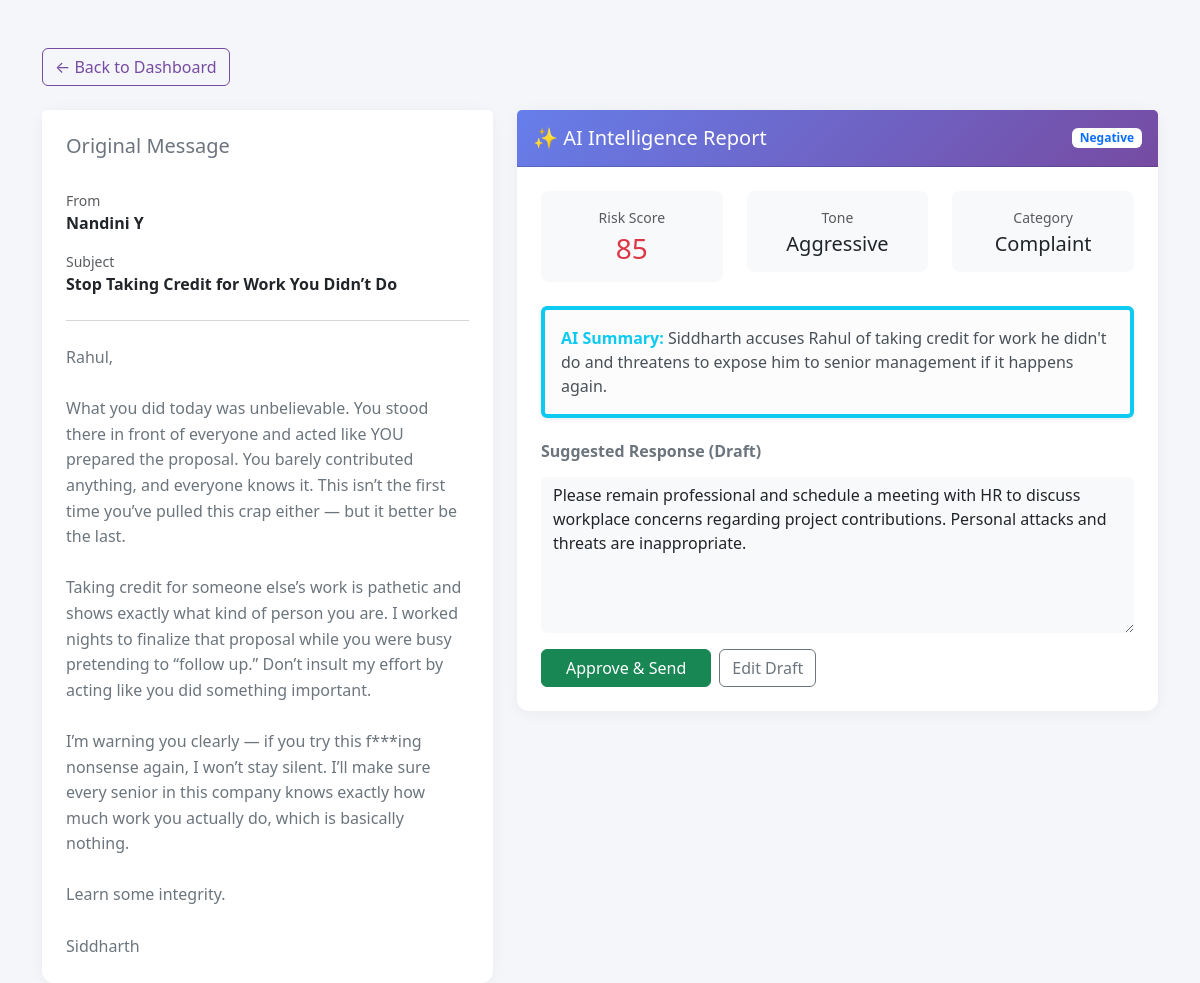
The app's page /email/1/ (signed in) with its own data.
### analyzer/models.py (models this page shows, shortened)
class Email(models.Model):
    sender = models.ForeignKey(User, on_delete=models.CASCADE, related_name='sent_emails')
    recipient = models.ForeignKey(User, on_delete=models.CASCADE, related_name='received_emails')
    subject = models.CharField(max_length=255)
    body = models.TextField()
    received_at = models.DateTimeField(auto_now_add=True)
    is_analyzed = models.BooleanField(default=False)

class AnalysisResult(models.Model):
    email = models.OneToOneField(Email, on_delete=models.CASCADE, related_name='analysis')
    summary = models.TextField()
    sentiment = models.CharField(max_length=50)
    tone = models.CharField(max_length=50)
    risk_score = models.IntegerField(default=0)
    flagged_keywords = models.CharField(max_length=255, blank=True, null=True)
    suggested_category = models.CharField(max_length=50, default="inquiry")
    suggested_reply = models.TextField(blank=True)
    created_at = models.DateTimeField(auto_now_add=True)

### analyzer/views.py (the view)
# urls.py: path('email/<int:email_id>/', views.email_detail, name='email_detail'),
@login_required
def email_detail(request, email_id):
    email = get_object_or_404(Email, id=email_id)
    if email.sender != request.user and email.recipient != request.user:
        return redirect('dashboard') # Security check
    return render(request, 'email_detail.html', {'email': email})

### templates/email_detail.html (shortened to what this page needs)
<!DOCTYPE html>
<html>
<head>
    <link href="https://cdn.jsdelivr.net/npm/bootstrap@5.3.0/dist/css/bootstrap.min.css" rel="stylesheet">
</head>
<body>
<div class="container mt-5">
    <a href="{% url 'dashboard' %}" class="btn btn-outline-custom mb-4">&larr; Back to Dashboard</a>
    <div class="row">
        <div class="col-md-5">
            <div class="card h-100">
                <div class="card-header bg-white border-bottom-0 pt-4 ps-4">
                    <h5 class="mb-0 text-secondary">Original Message</h5>
                </div>
                <div class="card-body p-4">
                    <div class="mb-3">
                        <small class="text-muted d-block">From</small>
                        <strong>{{ email.sender.first_name }} {{ email.sender.last_name }}</strong>
                    </div>
                    <div class="mb-3">
                        <small class="text-muted d-block">Subject</small>
                        <strong>{{ email.subject }}</strong>
                    </div>
                    <hr class="my-4 text-muted">
                    <p class="card-text text-secondary" style="white-space: pre-wrap; line-height: 1.6;">{{ email.body }}</p>
                </div>
            </div>
        </div>
        <div class="col-md-7">
            {% if email.is_analyzed %}
            <div class="card">
                <div class="card-header ai-header d-flex justify-content-between align-items-center p-3">
                    <h5 class="mb-0">✨ AI Intelligence Report</h5>
                    <span class="badge bg-white text-primary">{{ email.analysis.sentiment }}</span>
                </div>
                <div class="card-body p-4">
                    <div class="row mb-4 text-center">
                        <div class="col-4">
                            <div class="p-3 bg-light rounded-3">
                                <small class="text-muted d-block mb-1">Risk Score</small>
                                <h3 class="mb-0
                                    {% if email.analysis.risk_score > 70 %}text-danger
                                    {% elif email.analysis.risk_score > 50 %}text-warning
                                    {% else %}text-success{% endif %}">
                                    {{ email.analysis.risk_score }}
                                </h3>
                            </div>
                        </div>
                        <div class="col-4">
                            <div class="p-3 bg-light rounded-3">
                                <small class="text-muted d-block mb-1">Tone</small>
                                <h5 class="mb-0 text-dark">{{ email.analysis.tone }}</h5>
                            </div>
                        </div>
                        <div class="col-4">
                            <div class="p-3 bg-light rounded-3">
                                <small class="text-muted d-block mb-1">Category</small>
                                <h5 class="mb-0 text-dark text-capitalize">{{ email.analysis.suggested_category }}</h5>
                            </div>
                        </div>
                    </div>
                    <div class="alert alert-light border-start border-4 border-info shadow-sm mb-4">
                        <strong class="text-info">AI Summary:</strong> {{ email.analysis.summary }}
                    </div>
                    <div>
                        <h6 class="fw-bold text-secondary mb-3">Suggested Response (Draft)</h6>
                        <div class="position-relative">
                            <textarea class="form-control bg-light" rows="6" style="border: none;">{{ email.analysis.suggested_reply }}</textarea>
                        </div>
                        <div class="mt-3 d-flex gap-2">
                            <button class="btn btn-success px-4">Approve & Send</button>
                            <button class="btn btn-outline-secondary">Edit Draft</button>
                        </div>
                    </div>
                </div>
            </div>
            {% endif %}
        </div>
    </div>
</div>
</body>
</html>

### templates/email_detail.html (style rules this page uses)
body { background-color: #f4f6f9; }
.btn-outline-custom { color: #764ba2; border-color: #764ba2; }
.card { border: none; border-radius: 12px; box-shadow: 0 2px 15px rgba(0,0,0,0.05); }
.ai-header { background: linear-gradient(135deg, #667eea 0%, #764ba2 100%); color: white; }

### records on screen
Email: sender.first_name "Nandini", sender.last_name "Y", subject "Stop Taking Credit for Work You Didn’t Do", body "Rahul, What you did today was unbelievable. You stood there in front of everyone and acted like YOU prepared the proposal. You barely contributed anything, and everyone knows it. This isn’t the first time you’ve pulled this crap either — but it better be the last. Taking credit for someone else’s work is pathetic and shows exactly what kind of person you are. I worked nights to finalize that proposal while you were busy pretending to “follow up.” Don’t insult my effort by acting like you did something important. I’m warning you clearly — if you try this f***ing nonsense again, I won’t stay silent. I’ll make sure every senior in this company knows exactly how much work you actually do, which…", analysis.sentiment "Negative", analysis.risk_score "85", analysis.tone "Aggressive", analysis.suggested_category "Complaint", analysis.summary "Siddharth accuses Rahul of taking credit for work he didn't do and threatens to expose him to senior management if it happens again.", analysis.suggested_reply "Please remain professional and schedule a meeting with HR to discuss workplace concerns regarding project contributions. Personal attacks and threats are inappropriate."
